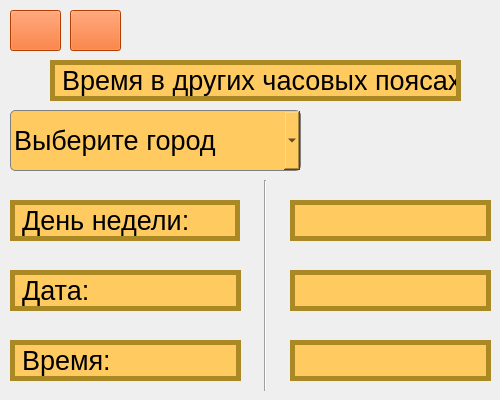
    <widget class="QWidget" name="another_time_2">
     <widget class="QComboBox" name="comboBox_city">
      <property name="geometry">
       <rect>
        <x>10</x>
        <y>110</y>
        <width>291</width>
        <height>61</height>
       </rect>
      </property>
      <property name="font">
       <font>
        <family>Tahoma</family>
        <pointsize>20</pointsize>
       </font>
      </property>
      <property name="styleSheet">
       <string notr="true">QComboBox {
	border: 1px solid gray;
	border-radius: 5px;
	padding: 1px 18px 1px 3px;
	min-width: 6em;
	
	background-color: rgb(255, 203, 97);
}


</string>
      </property>
      <item>
       <property name="text">
        <string>Выберите город</string>
       </property>
      </item>
      <item>
       <property name="text">
        <string>Москва</string>
       </property>
      </item>
      <item>
       <property name="text">
        <string>Санкт-Петербург</string>
       </property>
      </item>
      <item>
       <property name="text">
        <string>Калининград</string>
       </property>
      </item>
      <item>
       <property name="text">
        <string>Иркутск</string>
       </property>
      </item>
      <item>
       <property name="text">
        <string>Владивосток</string>
       </property>
      </item>
      <item>
       <property name="text">
        <string>Киев</string>
       </property>
      </item>
      <item>
       <property name="text">
        <string>Лондон</string>
       </property>
      </item>
      <item>
       <property name="text">
        <string>Сингапур</string>
       </property>
      </item>
      <item>
       <property name="text">
        <string>Нью-Йорк</string>
       </property>
      </item>
      <item>
       <property name="text">
        <string>Тель-Авиве</string>
       </property>
      </item>
      <item>
       <property name="text">
        <string>Париж</string>
       </property>
      </item>
      <item>
       <property name="text">
        <string>Канберра</string>
       </property>
      </item>
      <item>
       <property name="text">
        <string>Джорджтаун</string>
       </property>
      </item>
      <item>
       <property name="text">
        <string>Сантьяго</string>
       </property>
      </item>
      <item>
       <property name="text">
        <string>Сиэтл</string>
       </property>
      </item>
      <item>
       <property name="text">
        <string>Рим</string>
       </property>
      </item>
      <item>
       <property name="text">
        <string>Берлин</string>
       </property>
      </item>
      <item>
       <property name="text">
        <string>Джакарта</string>
       </property>
      </item>
      <item>
       <property name="text">
        <string>Вашингтон</string>
       </property>
      </item>
      <item>
       <property name="text">
        <string>Токио</string>
       </property>
      </item>
      <item>
       <property name="text">
        <string>Пекин</string>
       </property>
      </item>
      <item>
       <property name="text">
        <string>Нью-Дели</string>
       </property>
      </item>
     </widget>
     <widget class="QLabel" name="label_12">
      <property name="geometry">
       <rect>
        <x>50</x>
        <y>60</y>
        <width>411</width>
        <height>41</height>
       </rect>
      </property>
      <property name="font">
       <font>
        <family>Tahoma</family>
        <pointsize>20</pointsize>
       </font>
      </property>
      <property name="styleSheet">
       <string notr="true">background-color: rgb(255, 203, 97);
border:5px solid #aa8925</string>
      </property>
      <property name="text">
       <string>Время в других часовых поясах</string>
      </property>
     </widget>
     <widget class="QPushButton" name="back_another_time">
      <property name="geometry">
       <rect>
        <x>10</x>
        <y>10</y>
        <width>51</width>
        <height>41</height>
       </rect>
      </property>
      <property name="styleSheet">
       <string notr="true">background-color: rgb(255, 85, 0);</string>
      </property>
      <property name="text">
       <string/>
      </property>
      <property name="icon">
       <iconset>
        <normaloff>pictures/back.png</normaloff>pictures/back.png</iconset>
      </property>
      <property name="iconSize">
       <size>
        <width>40</width>
        <height>35</height>
       </size>
      </property>
     </widget>
     <widget class="QPushButton" name="home_another_time">
      <property name="geometry">
       <rect>
        <x>70</x>
        <y>10</y>
        <width>51</width>
        <height>41</height>
       </rect>
      </property>
      <property name="styleSheet">
       <string notr="true">background-color: rgb(255, 85, 0);</string>
      </property>
      <property name="text">
       <string/>
      </property>
      <property name="icon">
       <iconset>
        <normaloff>pictures/house.png</normaloff>pictures/house.png</iconset>
      </property>
      <property name="iconSize">
       <size>
        <width>50</width>
        <height>50</height>
       </size>
      </property>
     </widget>
     <widget class="QLabel" name="label_13">
      <property name="geometry">
       <rect>
        <x>10</x>
        <y>200</y>
        <width>230</width>
        <height>41</height>
       </rect>
      </property>
      <property name="font">
       <font>
        <family>Tahoma</family>
        <pointsize>20</pointsize>
       </font>
      </property>
      <property name="styleSheet">
       <string notr="true">background-color: rgb(255, 203, 97);
border:5px solid #aa8925</string>
      </property>
      <property name="text">
       <string>День недели:</string>
      </property>
     </widget>
     <widget class="QLabel" name="label_14">
      <property name="geometry">
       <rect>
        <x>10</x>
        <y>270</y>
        <width>231</width>
        <height>41</height>
       </rect>
      </property>
      <property name="font">
       <font>
        <family>Tahoma</family>
        <pointsize>20</pointsize>
       </font>
      </property>
      <property name="styleSheet">
       <string notr="true">background-color: rgb(255, 203, 97);
border:5px solid #aa8925</string>
      </property>
      <property name="text">
       <string>Дата:</string>
      </property>
     </widget>
     <widget class="QLabel" name="label_15">
      <property name="geometry">
       <rect>
        <x>10</x>
        <y>340</y>
        <width>231</width>
        <height>41</height>
       </rect>
      </property>
      <property name="font">
       <font>
        <family>Tahoma</family>
        <pointsize>20</pointsize>
       </font>
      </property>
      <property name="styleSheet">
       <string notr="true">background-color: rgb(255, 203, 97);
border:5px solid #aa8925</string>
      </property>
      <property name="text">
       <string>Время:</string>
      </property>
     </widget>
     <widget class="Line" name="line_2">
      <property name="geometry">
       <rect>
        <x>250</x>
        <y>180</y>
        <width>31</width>
        <height>211</height>
       </rect>
      </property>
      <property name="orientation">
       <enum>Qt::Vertical</enum>
      </property>
     </widget>
     <widget class="QLabel" name="label_day_another_time">
      <property name="geometry">
       <rect>
        <x>290</x>
        <y>200</y>
        <width>201</width>
        <height>41</height>
       </rect>
      </property>
      <property name="font">
       <font>
        <family>Tahoma</family>
        <pointsize>20</pointsize>
       </font>
      </property>
      <property name="styleSheet">
       <string notr="true">background-color: rgb(255, 203, 97);
border:5px solid #aa8925</string>
      </property>
      <property name="text">
       <string/>
      </property>
     </widget>
     <widget class="QLabel" name="label_date_another_time">
      <property name="geometry">
       <rect>
        <x>290</x>
        <y>270</y>
        <width>201</width>
        <height>41</height>
       </rect>
      </property>
      <property name="font">
       <font>
        <family>Tahoma</family>
        <pointsize>20</pointsize>
       </font>
      </property>
      <property name="styleSheet">
       <string notr="true">background-color: rgb(255, 203, 97);
border:5px solid #aa8925</string>
      </property>
      <property name="text">
       <string/>
      </property>
     </widget>
     <widget class="QLabel" name="label_time_another_time">
      <property name="geometry">
       <rect>
        <x>290</x>
        <y>340</y>
        <width>201</width>
        <height>41</height>
       </rect>
      </property>
      <property name="font">
       <font>
        <family>Tahoma</family>
        <pointsize>20</pointsize>
       </font>
      </property>
      <property name="styleSheet">
       <string notr="true">background-color: rgb(255, 203, 97);
border:5px solid #aa8925</string>
      </property>
      <property name="text">
       <string/>
      </property>
     </widget>
    </widget>
